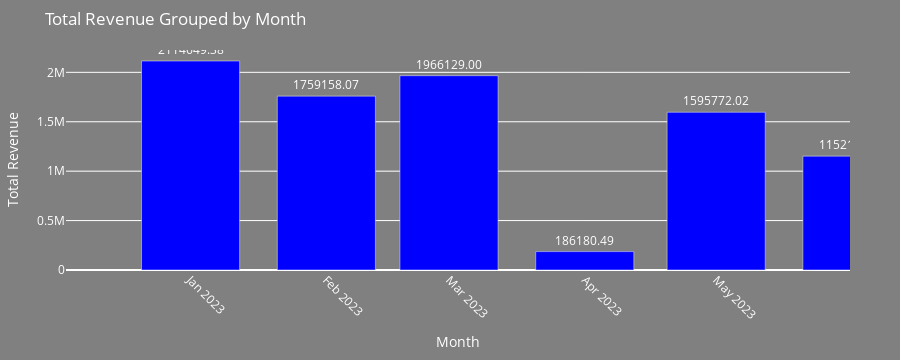

The notebook cell saved with this chart:
### Markdown cell above
# Display total renue by date on bar chart

### Code cell
#Ensure 'Date' is in datetime format
DroppedColumn['Date'] = pd.to_datetime(DroppedColumn['Date'])

#Extract month and year, and create a new 'MonthYear' column
DroppedColumn['MonthYear'] = DroppedColumn['Date'].dt.to_period('M')  # 'M' stands for month

#Group by 'MonthYear' and sum the total revenue
revenue_by_month = DroppedColumn.groupby('MonthYear')['TotalRevenue'].sum().reset_index()

#Convert 'MonthYear' back to string for plotting
revenue_by_month['MonthYear'] = revenue_by_month['MonthYear'].astype(str)

#Plot the bar graph using Plotly
fig = go.Figure()

#Add bar chart to the figure
fig.add_trace(go.Bar(
    x=revenue_by_month['MonthYear'],
    y=revenue_by_month['TotalRevenue'],
    marker_color='blue',
    text=revenue_by_month['TotalRevenue'].apply(lambda x: f"{x:.2f}"),  # Format to 2 decimal places
    textposition='outside',  # Position text outside the bars
    name='Total Revenue'
))

# Update layout
fig.update_layout(
    title='Total Revenue Grouped by Month',
    xaxis_title='Month',
    yaxis_title='Total Revenue',
    plot_bgcolor='grey',  # Background color for the plot area
    paper_bgcolor='grey',  # Background color for the entire figure
    font=dict(color='white'),
    xaxis=dict(tickangle=45),  # Rotate x-axis labels for better visibility
    yaxis=dict(showgrid=True, gridcolor='white'),  # Set grid color for y-axis
    margin=dict(t=50, b=50, l=50, r=50)  # Adjust margins to ensure labels fit
)

# Show the plot
fig.show()

### Figure 1 — Plotly figure (JSON) as saved in the notebook; plotly's stock layout.template omitted (floating-point values rounded to 4 significant figures)
{"data": [{"marker": {"color": "blue"}, "name": "Total Revenue", "text": ["2114649.38", "1759158.07", "1966129.00", "186180.49", "1595772.02", "1152157.16"], "textposition": "outside", "type": "bar", "x": ["2023-01", "2023-02", "2023-03", "2023-04", "2023-05", "2023-06"], "y": [2115000.0, 1759000.0, 1966129, 186200.0, 1596000.0, 1152000.0]}], "layout": {"dragmode": "select", "font": {"color": "white"}, "height": 360, "margin": {"b": 50, "l": 50, "r": 50, "t": 50}, "paper_bgcolor": "grey", "plot_bgcolor": "grey", "title": {"text": "Total Revenue Grouped by Month"}, "xaxis": {"autorange": false, "range": ["2022-12-03 13:20:09.8059", "2023-05-31 13:20:09.8059"], "tickangle": 45, "title": {"text": "Month"}, "type": "date"}, "yaxis": {"autorange": true, "gridcolor": "white", "range": [0, 2226000.0], "showgrid": true, "title": {"text": "Total Revenue"}, "type": "linear"}}}
